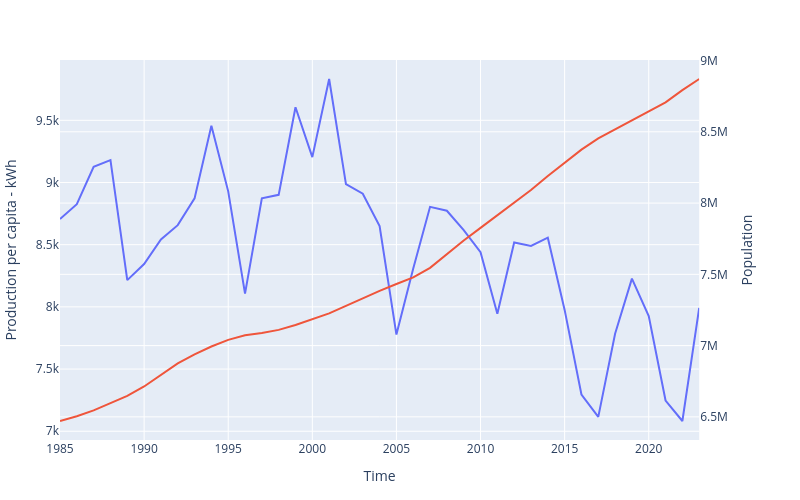

The cell this chart's notebook holds for it:
### Code cell
# Create a subplot to add a secondary Y axis
subfig = make_subplots(specs=[[{"secondary_y": True}]])
# Create the line plot
# fig=px.line(df_swiss_data_clean, x="Year",y=["Population","Production per capita - kWh"], title="Production per capita and population evolution in Switzerland", labels={"Population":"Population","Year":"Year"})
fig = px.line(
    df_swiss_data_clean,
    x="Year",
    y="Production per capita - kWh",
    title="Production per capita and population evolution in Switzerland",
    labels={"Population": "Population", "Year": "Year"},
)
fig2 = px.line(
    df_swiss_data_clean,
    x="Year",
    y="Population",
    title="Production per capita and population evolution in Switzerland",
    labels={"Population": "Population", "Year": "Year"},
)
fig2.update_traces(yaxis="y2")
subfig.add_traces(fig.data + fig2.data)
# To format figure
subfig.update_layout(margin=dict(l=60, r=60, t=60, b=60), width=800, height=500)

subfig.layout.xaxis.title = "Time"
subfig.layout.yaxis.title = "Production per capita - kWh"
subfig.layout.yaxis2.title = "Population"
# Show plot
subfig.for_each_trace(
    lambda t: t.update(line=dict(color=t.marker.color))
)  # Change color of each line on the plot
subfig.show()

### Figure 1 — Plotly figure (JSON) as saved in the notebook; plotly's stock layout.template omitted (floating-point values rounded to 4 significant figures)
{"data": [{"hovertemplate": "Year=%{x}<br>Production per capita - kWh=%{y}<extra></extra>", "legendgroup": "", "line": {"dash": "solid"}, "marker": {"symbol": "circle"}, "mode": "lines", "name": "", "orientation": "v", "showlegend": false, "type": "scatter", "x": [1985, 1986, 1987, 1988, 1989, 1990, 1991, 1992, 1993, 1994, 1995, 1996, 1997, 1998, 1999, 2000, 2001, 2002, 2003, 2004, 2005, 2006, 2007, 2008, 2009, 2010, 2011, 2012, 2013, 2014, 2015, 2016, 2017, 2018, 2019, 2020, 2021, 2022, 2023], "xaxis": "x", "y": [8706.0, 8826.0, 9126.0, 9180.0, 8215.0, 8344.0, 8542.0, 8657.0, 8872.0, 9456.0, 8929.0, 8107.0, 8873.0, 8901.0, 9605.0, 9204.0, 9832.0, 8986.0, 8910.0, 8650.0, 7777.0, 8308.0, 8804.0, 8773.0, 8616.0, 8440.0, 7945.0, 8517.0, 8489.0, 8557.0, 7976.0, 7296.0, 7115.0, 7784.0, 8227.0, 7927.0, 7247.0, 7082.0, 7992.0], "yaxis": "y"}, {"hovertemplate": "Year=%{x}<br>Population=%{y}<extra></extra>", "legendgroup": "", "line": {"dash": "solid"}, "marker": {"symbol": "circle"}, "mode": "lines", "name": "", "orientation": "v", "showlegend": false, "type": "scatter", "x": [1985, 1986, 1987, 1988, 1989, 1990, 1991, 1992, 1993, 1994, 1995, 1996, 1997, 1998, 1999, 2000, 2001, 2002, 2003, 2004, 2005, 2006, 2007, 2008, 2009, 2010, 2011, 2012, 2013, 2014, 2015, 2016, 2017, 2018, 2019, 2020, 2021, 2022, 2023], "xaxis": "x", "y": [6470959, 6504748, 6545771, 6594145, 6647786, 6713167, 6796942, 6875049, 6938107, 6993594, 7040481, 7071884, 7089163, 7110294, 7144118, 7184003, 7226391, 7278744, 7333450, 7384196, 7431824, 7478514, 7545386, 7641729, 7737642, 7825751, 7914378, 7998927, 8091197, 8190238, 8283940, 8374902, 8453628, 8516339, 8577526, 8640582, 8707018, 8792180, 8870564], "yaxis": "y2"}], "layout": {"height": 500, "margin": {"b": 60, "l": 60, "r": 60, "t": 60}, "width": 800, "xaxis": {"anchor": "y", "domain": [0, 0.94], "title": {"text": "Time"}}, "yaxis": {"anchor": "x", "domain": [0, 1], "title": {"text": "Production per capita - kWh"}}, "yaxis2": {"anchor": "x", "overlaying": "y", "side": "right", "title": {"text": "Population"}}}}
